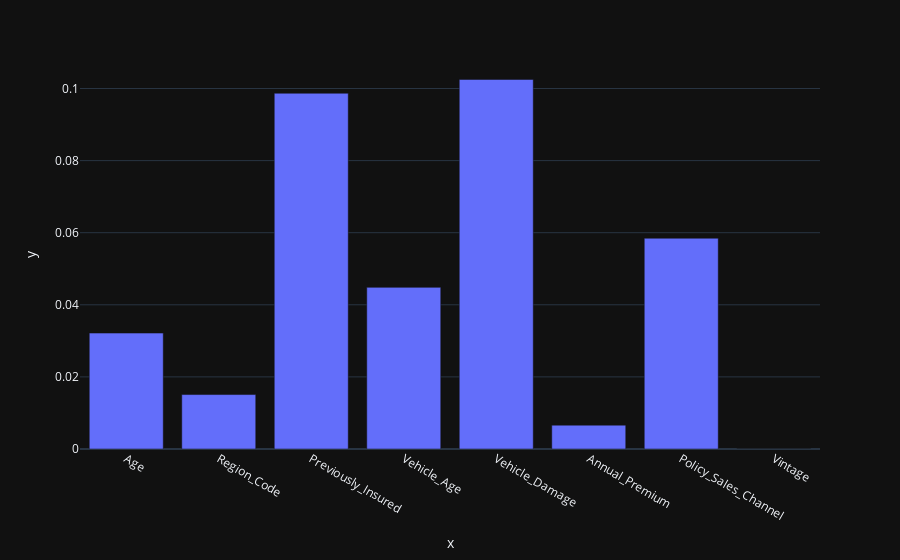

The notebook cell this image was saved under:
### Code cell
fig = px.bar(x = X_up.columns, y =fs.scores_, template = 'plotly_dark')
fig.show()

### Figure 1 — Plotly figure (JSON) as saved in the notebook; plotly's stock layout.template omitted (floating-point values rounded to 4 significant figures)
{"data": [{"alignmentgroup": "True", "hovertemplate": "x=%{x}<br>y=%{y}<extra></extra>", "legendgroup": "", "marker": {"color": "#636efa"}, "name": "", "offsetgroup": "", "orientation": "v", "showlegend": false, "textposition": "auto", "type": "bar", "x": ["Age", "Region_Code", "Previously_Insured", "Vehicle_Age", "Vehicle_Damage", "Annual_Premium", "Policy_Sales_Channel", "Vintage"], "xaxis": "x", "y": [0.03215, 0.0151, 0.09869, 0.04484, 0.1025, 0.00662, 0.05847, 0], "yaxis": "y"}], "layout": {"autosize": true, "barmode": "relative", "legend": {"tracegroupgap": 0}, "margin": {"t": 60}, "xaxis": {"anchor": "y", "autorange": true, "domain": [0, 1], "range": [-0.5, 7.5], "title": {"text": "x"}, "type": "category"}, "yaxis": {"anchor": "x", "autorange": true, "domain": [0, 1], "range": [0, 0.1079], "title": {"text": "y"}, "type": "linear"}}}
